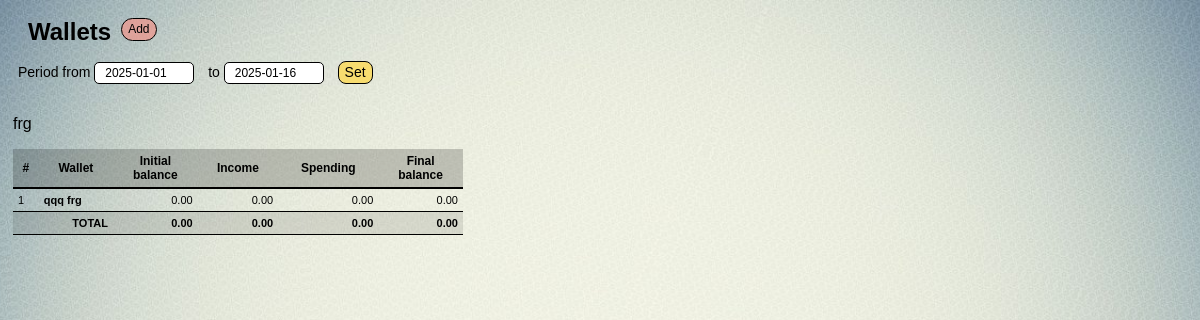
Page /finance/ on the earlier database version.
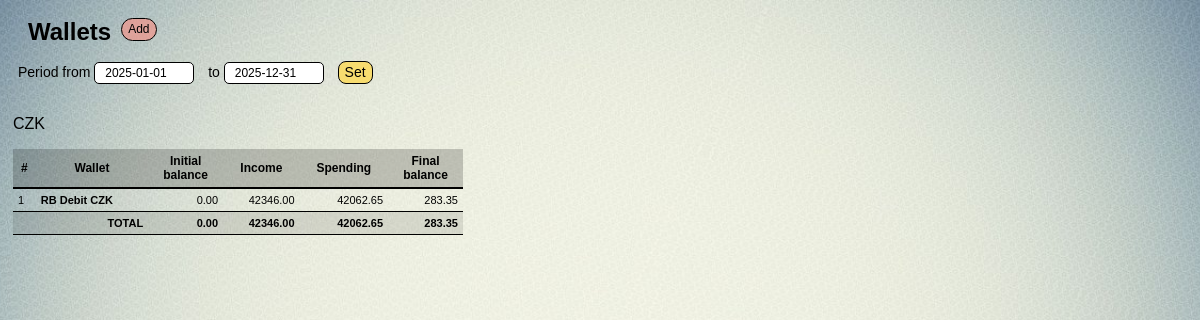
Same page on the later database version.
### finance/models.py (models this page shows, shortened)
class Info(models.Model):
    init_date = models.DateField(verbose_name='Init date')
    final_date = models.DateField(verbose_name='Final date', default='2025-01-01')

class Wallet(models.Model):
    W_TYPES = (
        ('a', 'account'),
        ('b', 'bank account'),
        ('c', 'cash'),
        )
    w_name = models.CharField(max_length=20, verbose_name = 'Wallet name')
    w_ticker = models.CharField(max_length=3, verbose_name = 'Currency ticker')
    w_type = models.CharField(max_length=1, choices=W_TYPES, verbose_name = 'Type')
    w_bank = models.CharField(max_length=25, verbose_name = 'Bank name', blank=True)
    w_date = models.DateField(db_index=True, verbose_name = 'Open date')
    w_balance = models.DecimalField(max_digits=12, decimal_places=2, verbose_name = 'Open balance', default=0.00)
    f_name = models.CharField(max_length=24, blank=True, verbose_name='Full wallet name')
    w_limit = models.DecimalField(max_digits=12, decimal_places=2, verbose_name = 'Limit', default=0.00)
    class Meta:
        verbose_name = 'wallet'
        verbose_name_plural = 'wallets'
        ordering = ['w_name']

### finance/views.py (the view)
# urls.py: path('', home, name = 'home'),
def home(request):
    try:#__________________________________________________set init date
        choosen_date_obj = Info.objects.get()
    except Info.DoesNotExist:
        choosen_date_obj = None
    if request.method == 'POST':
        form = Form_set_date_init_bal(request.POST, instance=choosen_date_obj)
        if form.is_valid():
            form.save()
    else:
        form = Form_set_date_init_bal(instance=choosen_date_obj)#_____end
    prev_date = choosen_date_obj.init_date - timedelta(days=1)
    choosen_init = choosen_date_obj.init_date
    choosen_final = choosen_date_obj.final_date
    wlts = Wallet.objects.all()
    tickers = set()
    for wlt in wlts:
        tickers.add(wlt.w_ticker)
    tickers = sorted(tickers)
    n = 0
    data = {}
    for ticker in tickers:
        data[ticker] = {}
        for wlt in wlts:
            if ticker == wlt.w_ticker:
                n += 1
                if choosen_date_obj.init_date < wlt.w_date:
                    bal_on_date = 0
                else:
                    before_obj_dt = Income.objects.filter(wallet=wlt, date__range=[wlt.w_date, prev_date])
                    before_dt_sum = before_obj_dt.aggregate(Sum('debit'))['debit__sum'] or Decimal('0.00')
                    before_obj_ct = Spending.objects.filter(wallet=wlt, date__range=[wlt.w_date, prev_date])
                    before_ct_sum = before_obj_ct.aggregate(Sum('credit'))['credit__sum'] or Decimal('0.00')
                    bal_on_date = wlt.w_balance + before_dt_sum - before_ct_sum
                after_obj_dt = Income.objects.filter(wallet=wlt, date__range=[choosen_init, choosen_final])
                after_dt_sum = after_obj_dt.aggregate(Sum('debit'))['debit__sum'] or Decimal('0.00')
                after_obj_ct = Spending.objects.filter(wallet=wlt, date__range=[choosen_init, choosen_final])
                after_ct_sum = after_obj_ct.aggregate(Sum('credit'))['credit__sum'] or Decimal('0.00')
                if choosen_date_obj.init_date < wlt.w_date:
                    after_obj_dt = Income.objects.filter(wallet=wlt, date__range=[wlt.w_date, choosen_final])
                    after_dt_sum = after_obj_dt.aggregate(Sum('debit'))['debit__sum'] or Decimal('0.00')
                    after_obj_ct = Spending.objects.filter(wallet=wlt, date__range=[wlt.w_date, choosen_final])
                    after_ct_sum = after_obj_ct.aggregate(Sum('credit'))['credit__sum'] or Decimal('0.00')
                    final_bal = wlt.w_balance + after_dt_sum - after_ct_sum
                else:
                    final_bal = bal_on_date + after_dt_sum - after_ct_sum
                data[ticker][wlt] = {
                    'n': n,
                    'wlt_pk': wlt.pk,
                    'bal_on_date': bal_on_date,
                    'after_dt_sum': after_dt_sum,
                    'after_ct_sum': after_ct_sum,
                    'final_bal': final_bal,
                }
    totals = {}
    for ticker, wallets in data.items():
        totals[ticker] = {
            'total_initial': sum(wallet_data['bal_on_date'] for wallet_data in wallets.values()),
            'total_income': sum(wallet_data['after_dt_sum'] for wallet_data in wallets.values()),
            'total_spending': sum(wallet_data['after_ct_sum'] for wallet_data in wallets.values()),
            'total_final': sum(wallet_data['final_bal'] for wallet_data in wallets.values()),
        }
    info_date_obj = Info.objects.get()
    info_init = info_date_obj.init_date
    info_final = info_date_obj.final_date
    data_chart1 = [
        ['Category', 'Percentage'],
        ['Category A', 30],
        ['Category B', 45],
        ['Category C', 25]
    ]
    context = {
        'form': form,
        'wlts': wlts,
        'data': data,
        'totals': totals,
        'info_init': info_init,
        'info_final': info_final,
        'data_chart1': data_chart1
        }
    return render(request, 'finance/home.html', context)

### finance/forms.py
class Form_set_date_init_bal(forms.ModelForm):#__________________________________________Set_date_init_bal
    init_date = forms.DateField(widget=forms.TextInput(attrs={'id': 'datepicker', 'placeholder': 'Choose date'}),
                           input_formats=['%Y-%m-%d'])
    final_date = forms.DateField(widget=forms.TextInput(attrs={'id': 'datepicker', 'placeholder': 'Choose date'}),
                                input_formats=['%Y-%m-%d'])
    class Meta:
        model = Info
        fields = ['init_date', 'final_date']

### finance/templates/finance/home.html (shortened to what this page needs)
{% extends 'layout/basic.html' %}
{% load static %}
{% block header %}
        <div>
            <div class='nav_H'>
                <div class="wallet">Wallets</div>
                <button class="btn btn_add_wlt" onclick="location.href='{% url 'create_wlt' %}'">Add</button>
            </div>
            <form method='POST'>
                <label>Period from</label> {{ form.init_date }}
                <label>to</label> {{ form.final_date }}
                <link rel="stylesheet" href="https://cdn.jsdelivr.net/npm/flatpickr/dist/flatpickr.min.css">
                <button class='btn nav_btn' type='submit' >Set</button>
            </form>
        </div>
{% endblock %}
{% block left_side %}
    {% for ticker, wallets in data.items %}
        <p>{{ ticker }}</p>
        <table>
            <thead>
                <tr>
                    <th>#</th>
                    <th>Wallet</th>
                    <th>Initial <br> balance</th>
                    <th>Income</th>
                    <th>Spending</th>
                    <th>Final <br> balance</th>
                </tr>
            </thead>
            <tbody>
                {% for wallet, wallet_data in wallets.items %}
                    <tr>
                        <td>{{ wallet_data.n }}</td>
                        <td style="font-weight: bold;">
                            <a href="{% url 'home_wlt' wallet_data.wlt_pk %}calendar/?choice=period&start_date={{info_init|date:'Y-m-d'}}&end_date={{info_final|date:'Y-m-d'}}">{{ wallet.f_name }}</a>
                        </td>
                        <td style="text-align: right;">{{ wallet_data.bal_on_date|floatformat:2 }}</td>
                        <td style="text-align: right;">{{ wallet_data.after_dt_sum|floatformat:2 }}</td>
                        <td style="text-align: right;">{{ wallet_data.after_ct_sum|floatformat:2 }}</td>
                        <td style="text-align: right;">{{ wallet_data.final_bal|floatformat:2 }}</td>
                {% endfor %}
                {% for total_ticker, total_data in totals.items %}
                    {% if total_ticker == ticker %}
                        <tr>
                            <td></td>
                            <td style="text-align: right; font-weight: bold;">TOTAL</td>
                            <td style="text-align: right; font-weight: bold;">{{ total_data.total_initial|floatformat:2 }}</td>
                            <td style="text-align: right; font-weight: bold;">{{ total_data.total_income|floatformat:2 }}</td>
                            <td style="text-align: right; font-weight: bold;">{{ total_data.total_spending|floatformat:2 }}</td>
                            <td style="text-align: right; font-weight: bold;">{{ total_data.total_final|floatformat:2 }}</td>
                        </tr>
                    {% endif %}
                {% endfor %}
            </tbody>
        </table>
    {% endfor %}
{% endblock %}
{% block diagram %}
    <div id="piechart" style="width: 500px; height: 500px;"></div>
{% endblock%}

### finance/templates/layout/basic.html (shortened to what this page needs)
{% load static %}
<html lang="en">
    <head>
        <link rel="stylesheet" href="https://cdn.jsdelivr.net/npm/flatpickr/dist/flatpickr.min.css">
        <link rel='stylesheet' type='text/css' href="{% static 'finance/style.css' %}">
    </head>
    <body>
        {% block header %}{% endblock %}
        <div class='flex-container'>
            <div class='left_side'>
                {% block left_side %}
                {% endblock%}
            </div>
            <div class='diagram'>
                {% block diagram %}
                {% endblock%}
            </div>
        </div>
    </body>
</html>

### finance/static/finance/style.css (style rules this page uses)
body { position: relative; z-index: 0; background-image: url('bg_v2.jpg'); background-size: cover; background-repeat: no-repeat; background-position: center; font-family: Arial, sans-serif; text-decoration: none; color: black; }
.nav_H { display: flex; flex-direction: row; align-items: center; }
.wallet { font-size: 24px; font-weight: bold; margin: 10px 10px 5px 20px; }
.btn { border: 1px solid black; line-height: 1.1; cursor: pointer; transition: transform 0.2s; text-decoration: none; text-align: center; border-radius: 8px; white-space: normal; word-wrap: break-word; }
.btn_add_wlt { background-color: rgba(241, 148, 138, 0.7); width: fit-content; height: 23px; margin: 0px 5px 0px 0px; font-size: 12px; border-radius: 15px; }
.nav_btn { background-color: rgb(247, 220, 111); min-height: 23px; height: fit-content; margin: 0px 7px 0px 0px; font-size: 14px; }
.flex-container { display: flex; flex-direction: row; }
.flex-container > .left_side { margin: 0px 0px 5px 5px; padding: 0px 0px 0px 0px; width: auto; }
form { font-size: 14px; padding: 10px 10px 15px 10px; margin: 0px 0px 0px 0px; }
input[type="text"], [type="number"], textarea { padding: 0px 5px 0px 10px; height: 22px; width: 100px; margin: 0px 10px -5px 0px; border: 1px solid black; font-size: 12px; border-radius: 5px; }
table { min-width: 450px; width: fit; border-collapse: collapse; font-size: 11px; text-align: left; }
table th { background-color: rgba(0, 0, 0, 0.2); padding: 5px; border-bottom: 2px solid black; font-size: 12px; text-align: center; }
table td { padding: 5px; border-bottom: 1px solid black; }
table td a { text-decoration: none; color: inherit; }
table tr:nth-child(even) { background-color: rgba(0, 0, 0, 0.1); }

Differences in the rows shown:
removed Wallet: data "frg", n "1", f_name "qqq frg", bal_on_date "0.00", after_dt_sum "0.00", after_ct_sum "0.00", final_bal "0.00", total_initial "0.00", total_income "0.00", total_spending "0.00", total_final "0.00"
changed Info: final_date "2025-01-16" → "2025-12-31"
added Wallet: data "CZK", n "1", f_name "RB Debit CZK", bal_on_date "0.00", after_dt_sum "42346.00", after_ct_sum "42062.65", final_bal "283.35"
Other differences:
new list line: "# Wallet Initial balance Income Spending Final balance TOTAL 0.00 42346.00 42062.65 283.35"
list line gone: "# Wallet Initial balance Income Spending Final balance"
